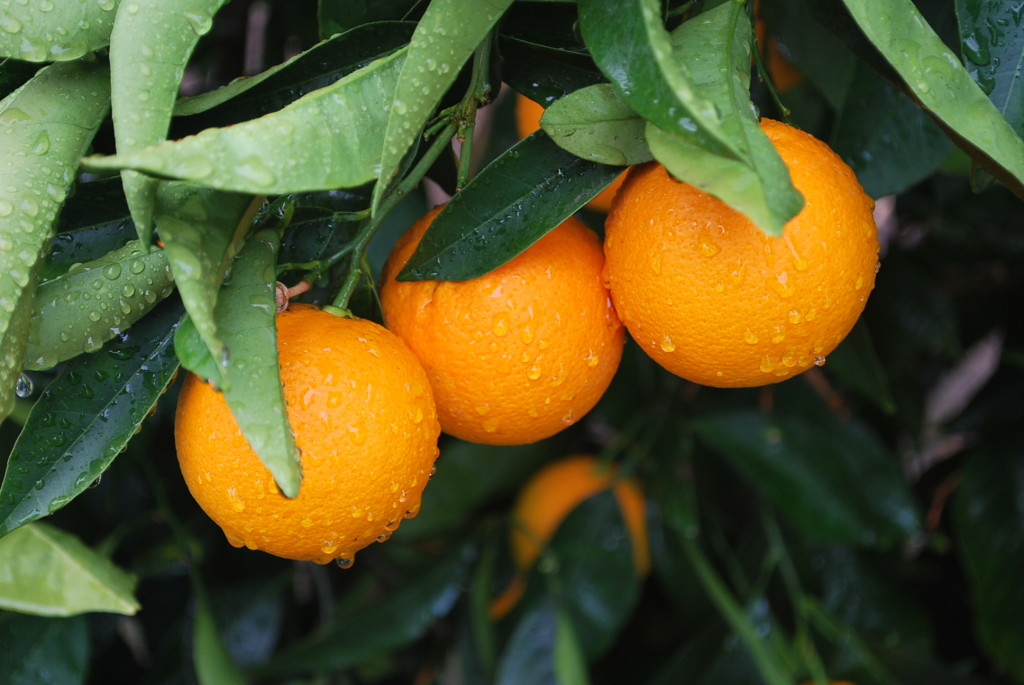
#> input picture labs/lab2/test_files/1.jpg, 1024 x 685 px
$ jupyter execute lab2.ipynb
#> lines starting #> are read from the running program, lines starting #| are printed output that depends on the picture
[cell 1]
import cv2
import numpy
from matplotlib import pyplot as plt

origin_img = cv2.imread(input("Введите путь к изображению: "))
#> the answer given: test_files/1.jpg
#> origin_img is the input picture: shape (685, 1024, 3); mean B, G, R 39.6, 82.9, 85.5
plt.imshow(origin_img)
plt.title("origin image")
plt.show()

[cell 2]
min_dist = int(input("Введите минимальное расстояние между центрами окружностей: "))
#> the answer given: 3
min_r = int(input("Введите минимальный радиус окружности: "))
#> the answer given: 3
max_r = int(input("Введите максимальный радиус окружности: "))
#> the answer given: 3

# лучшие параметры, которые удалось подобрать.
# min_dist = 50
# min_r = 80
# max_r = 95

gray_img = cv2.cvtColor(origin_img, cv2.COLOR_RGB2GRAY)
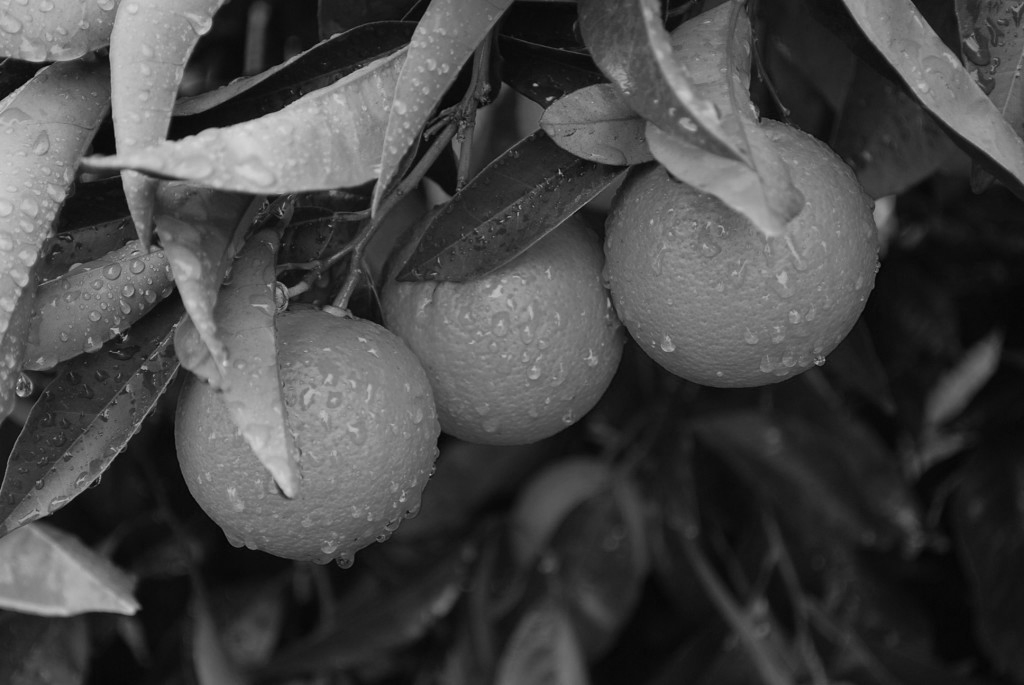
#> gray_img: shape (685, 1024); min 3, max 227, mean 70.2

circles = cv2.HoughCircles(gray_img, cv2.HOUGH_GRADIENT, 1, min_dist, param1=50, param2=30, minRadius = min_r, maxRadius = max_r)
#> circles = None
#circles = numpy.uint16(numpy.around(circles))

if circles is not None:
    for i in circles[0,:]:
        cv2.circle(gray_img,(i[0],i[1]),i[2],(0,255,0),2)
        cv2.circle(gray_img,(i[0],i[1]),2,(0,0,255),3)

result_img = cv2.cvtColor(gray_img, cv2.COLOR_GRAY2RGB)
cv2.imwrite("results/result.bmp", result_img);

plt.imshow(result_img)
plt.title("result image")
plt.show()
